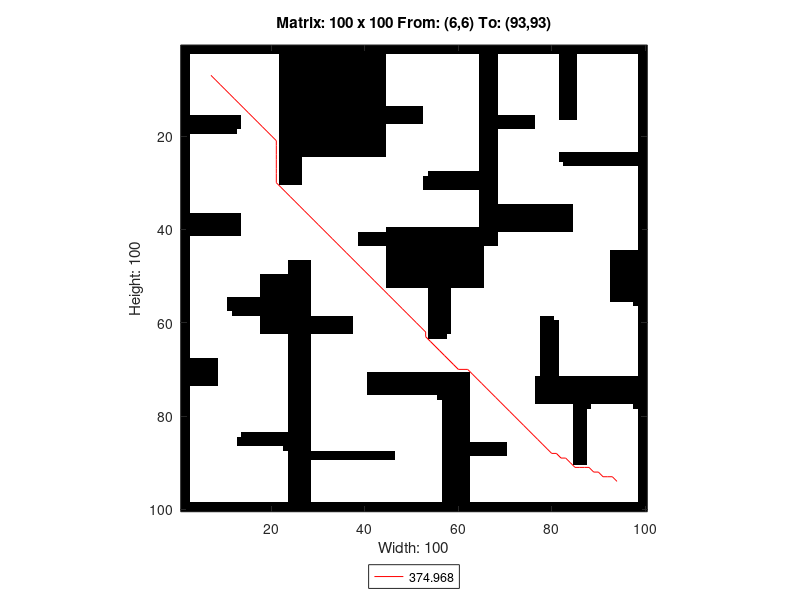

Write the MATLAB code that produced this figure.
A=[0 0 0 0 0 0 0 0 0 0 0 0 0 0 0 0 0 0 0 0 0 0 0 0 0 0 0 0 0 0 0 0 0 0 0 0 0 0 0 0 0 0 0 0 0 0 0 0 0 0 0 0 0 0 0 0 0 0 0 0 0 0 0 0 0 0 0 0 0 0 0 0 0 0 0 0 0 0 0 0 0 0 0 0 0 0 0 0 0 0 0 0 0 0 0 0 0 0 0 0 ;
0 0 0 0 0 0 0 0 0 0 0 0 0 0 0 0 0 0 0 0 0 0 0 0 0 0 0 0 0 0 0 0 0 0 0 0 0 0 0 0 0 0 0 0 0 0 0 0 0 0 0 0 0 0 0 0 0 0 0 0 0 0 0 0 0 0 0 0 0 0 0 0 0 0 0 0 0 0 0 0 0 0 0 0 0 0 0 0 0 0 0 0 0 0 0 0 0 0 0 0 ;
0 0 1 1 1 1 1 1 1 1 1 1 1 1 1 1 1 1 1 1 1 0 0 0 0 0 0 0 0 0 0 0 0 0 0 0 0 0 0 0 0 0 0 0 1 1 1 1 1 1 1 1 1 1 1 1 1 1 1 1 1 1 1 1 0 0 0 0 1 1 1 1 1 1 1 1 1 1 1 1 1 0 0 0 0 1 1 1 1 1 1 1 1 1 1 1 1 1 0 0 ;
0 0 1 1 1 1 1 1 1 1 1 1 1 1 1 1 1 1 1 1 1 0 0 0 0 0 0 0 0 0 0 0 0 0 0 0 0 0 0 0 0 0 0 0 1 1 1 1 1 1 1 1 1 1 1 1 1 1 1 1 1 1 1 1 0 0 0 0 1 1 1 1 1 1 1 1 1 1 1 1 1 0 0 0 0 1 1 1 1 1 1 1 1 1 1 1 1 1 0 0 ;
0 0 1 1 1 1 1 1 1 1 1 1 1 1 1 1 1 1 1 1 1 0 0 0 0 0 0 0 0 0 0 0 0 0 0 0 0 0 0 0 0 0 0 0 1 1 1 1 1 1 1 1 1 1 1 1 1 1 1 1 1 1 1 1 0 0 0 0 1 1 1 1 1 1 1 1 1 1 1 1 1 0 0 0 0 1 1 1 1 1 1 1 1 1 1 1 1 1 0 0 ;
0 0 1 1 1 1 1 1 1 1 1 1 1 1 1 1 1 1 1 1 1 0 0 0 0 0 0 0 0 0 0 0 0 0 0 0 0 0 0 0 0 0 0 0 1 1 1 1 1 1 1 1 1 1 1 1 1 1 1 1 1 1 1 1 0 0 0 0 1 1 1 1 1 1 1 1 1 1 1 1 1 0 0 0 0 1 1 1 1 1 1 1 1 1 1 1 1 1 0 0 ;
0 0 1 1 1 1 1 1 1 1 1 1 1 1 1 1 1 1 1 1 1 0 0 0 0 0 0 0 0 0 0 0 0 0 0 0 0 0 0 0 0 0 0 0 1 1 1 1 1 1 1 1 1 1 1 1 1 1 1 1 1 1 1 1 0 0 0 0 1 1 1 1 1 1 1 1 1 1 1 1 1 0 0 0 0 1 1 1 1 1 1 1 1 1 1 1 1 1 0 0 ;
0 0 1 1 1 1 1 1 1 1 1 1 1 1 1 1 1 1 1 1 1 0 0 0 0 0 0 0 0 0 0 0 0 0 0 0 0 0 0 0 0 0 0 0 1 1 1 1 1 1 1 1 1 1 1 1 1 1 1 1 1 1 1 1 0 0 0 0 1 1 1 1 1 1 1 1 1 1 1 1 1 0 0 0 0 1 1 1 1 1 1 1 1 1 1 1 1 1 0 0 ;
0 0 1 1 1 1 1 1 1 1 1 1 1 1 1 1 1 1 1 1 1 0 0 0 0 0 0 0 0 0 0 0 0 0 0 0 0 0 0 0 0 0 0 0 1 1 1 1 1 1 1 1 1 1 1 1 1 1 1 1 1 1 1 1 0 0 0 0 1 1 1 1 1 1 1 1 1 1 1 1 1 0 0 0 0 1 1 1 1 1 1 1 1 1 1 1 1 1 0 0 ;
0 0 1 1 1 1 1 1 1 1 1 1 1 1 1 1 1 1 1 1 1 0 0 0 0 0 0 0 0 0 0 0 0 0 0 0 0 0 0 0 0 0 0 0 1 1 1 1 1 1 1 1 1 1 1 1 1 1 1 1 1 1 1 1 0 0 0 0 1 1 1 1 1 1 1 1 1 1 1 1 1 0 0 0 0 1 1 1 1 1 1 1 1 1 1 1 1 1 0 0 ;
0 0 1 1 1 1 1 1 1 1 1 1 1 1 1 1 1 1 1 1 1 0 0 0 0 0 0 0 0 0 0 0 0 0 0 0 0 0 0 0 0 0 0 0 1 1 1 1 1 1 1 1 1 1 1 1 1 1 1 1 1 1 1 1 0 0 0 0 1 1 1 1 1 1 1 1 1 1 1 1 1 0 0 0 0 1 1 1 1 1 1 1 1 1 1 1 1 1 0 0 ;
0 0 1 1 1 1 1 1 1 1 1 1 1 1 1 1 1 1 1 1 1 0 0 0 0 0 0 0 0 0 0 0 0 0 0 0 0 0 0 0 0 0 0 0 1 1 1 1 1 1 1 1 1 1 1 1 1 1 1 1 1 1 1 1 0 0 0 0 1 1 1 1 1 1 1 1 1 1 1 1 1 0 0 0 0 1 1 1 1 1 1 1 1 1 1 1 1 1 0 0 ;
0 0 1 1 1 1 1 1 1 1 1 1 1 1 1 1 1 1 1 1 1 0 0 0 0 0 0 0 0 0 0 0 0 0 0 0 0 0 0 0 0 0 0 0 1 1 1 1 1 1 1 1 1 1 1 1 1 1 1 1 1 1 1 1 0 0 0 0 1 1 1 1 1 1 1 1 1 1 1 1 1 0 0 0 0 1 1 1 1 1 1 1 1 1 1 1 1 1 0 0 ;
0 0 1 1 1 1 1 1 1 1 1 1 1 1 1 1 1 1 1 1 1 0 0 0 0 0 0 0 0 0 0 0 0 0 0 0 0 0 0 0 0 0 0 0 0 0 0 0 0 0 0 0 1 1 1 1 1 1 1 1 1 1 1 1 0 0 0 0 1 1 1 1 1 1 1 1 1 1 1 1 1 0 0 0 0 1 1 1 1 1 1 1 1 1 1 1 1 1 0 0 ;
0 0 1 1 1 1 1 1 1 1 1 1 1 1 1 1 1 1 1 1 1 0 0 0 0 0 0 0 0 0 0 0 0 0 0 0 0 0 0 0 0 0 0 0 0 0 0 0 0 0 0 0 1 1 1 1 1 1 1 1 1 1 1 1 0 0 0 0 1 1 1 1 1 1 1 1 1 1 1 1 1 0 0 0 0 1 1 1 1 1 1 1 1 1 1 1 1 1 0 0 ;
0 0 0 0 0 0 0 0 0 0 0 0 0 1 1 1 1 1 1 1 1 0 0 0 0 0 0 0 0 0 0 0 0 0 0 0 0 0 0 0 0 0 0 0 0 0 0 0 0 0 0 0 1 1 1 1 1 1 1 1 1 1 1 1 0 0 0 0 0 0 0 0 0 0 0 0 1 1 1 1 1 0 0 0 0 1 1 1 1 1 1 1 1 1 1 1 1 1 0 0 ;
0 0 0 0 0 0 0 0 0 0 0 0 0 1 1 1 1 1 1 1 1 0 0 0 0 0 0 0 0 0 0 0 0 0 0 0 0 0 0 0 0 0 0 0 0 0 0 0 0 0 0 0 1 1 1 1 1 1 1 1 1 1 1 1 0 0 0 0 0 0 0 0 0 0 0 0 1 1 1 1 1 1 1 1 1 1 1 1 1 1 1 1 1 1 1 1 1 1 0 0 ;
0 0 0 0 0 0 0 0 0 0 0 0 0 1 1 1 1 1 1 1 1 0 0 0 0 0 0 0 0 0 0 0 0 0 0 0 0 0 0 0 0 0 0 0 1 1 1 1 1 1 1 1 1 1 1 1 1 1 1 1 1 1 1 1 0 0 0 0 0 0 0 0 0 0 0 0 1 1 1 1 1 1 1 1 1 1 1 1 1 1 1 1 1 1 1 1 1 1 0 0 ;
0 0 0 0 0 0 0 0 0 0 0 0 1 1 1 1 1 1 1 1 1 0 0 0 0 0 0 0 0 0 0 0 0 0 0 0 0 0 0 0 0 0 0 0 1 1 1 1 1 1 1 1 1 1 1 1 1 1 1 1 1 1 1 1 0 0 0 0 1 1 1 1 1 1 1 1 1 1 1 1 1 1 1 1 1 1 1 1 1 1 1 1 1 1 1 1 1 1 0 0 ;
0 0 1 1 1 1 1 1 1 1 1 1 1 1 1 1 1 1 1 1 1 0 0 0 0 0 0 0 0 0 0 0 0 0 0 0 0 0 0 0 0 0 0 0 1 1 1 1 1 1 1 1 1 1 1 1 1 1 1 1 1 1 1 1 0 0 0 0 1 1 1 1 1 1 1 1 1 1 1 1 1 1 1 1 1 1 1 1 1 1 1 1 1 1 1 1 1 1 0 0 ;
0 0 1 1 1 1 1 1 1 1 1 1 1 1 1 1 1 1 1 1 1 0 0 0 0 0 0 0 0 0 0 0 0 0 0 0 0 0 0 0 0 0 0 0 1 1 1 1 1 1 1 1 1 1 1 1 1 1 1 1 1 1 1 1 0 0 0 0 1 1 1 1 1 1 1 1 1 1 1 1 1 1 1 1 1 1 1 1 1 1 1 1 1 1 1 1 1 1 0 0 ;
0 0 1 1 1 1 1 1 1 1 1 1 1 1 1 1 1 1 1 1 1 0 0 0 0 0 0 0 0 0 0 0 0 0 0 0 0 0 0 0 0 0 0 0 1 1 1 1 1 1 1 1 1 1 1 1 1 1 1 1 1 1 1 1 0 0 0 0 1 1 1 1 1 1 1 1 1 1 1 1 1 1 1 1 1 1 1 1 1 1 1 1 1 1 1 1 1 1 0 0 ;
0 0 1 1 1 1 1 1 1 1 1 1 1 1 1 1 1 1 1 1 1 0 0 0 0 0 0 0 0 0 0 0 0 0 0 0 0 0 0 0 0 0 0 0 1 1 1 1 1 1 1 1 1 1 1 1 1 1 1 1 1 1 1 1 0 0 0 0 1 1 1 1 1 1 1 1 1 1 1 1 1 1 1 1 1 1 1 1 1 1 1 1 1 1 1 1 1 1 0 0 ;
0 0 1 1 1 1 1 1 1 1 1 1 1 1 1 1 1 1 1 1 1 0 0 0 0 0 0 0 0 0 0 0 0 0 0 0 0 0 0 0 0 0 0 0 1 1 1 1 1 1 1 1 1 1 1 1 1 1 1 1 1 1 1 1 0 0 0 0 1 1 1 1 1 1 1 1 1 1 1 1 1 0 0 0 0 0 0 0 0 0 0 0 0 0 0 0 0 0 0 0 ;
0 0 1 1 1 1 1 1 1 1 1 1 1 1 1 1 1 1 1 1 1 0 0 0 0 0 1 1 1 1 1 1 1 1 1 1 1 1 1 1 1 1 1 1 1 1 1 1 1 1 1 1 1 1 1 1 1 1 1 1 1 1 1 1 0 0 0 0 1 1 1 1 1 1 1 1 1 1 1 1 1 0 0 0 0 0 0 0 0 0 0 0 0 0 0 0 0 0 0 0 ;
0 0 1 1 1 1 1 1 1 1 1 1 1 1 1 1 1 1 1 1 1 0 0 0 0 0 1 1 1 1 1 1 1 1 1 1 1 1 1 1 1 1 1 1 1 1 1 1 1 1 1 1 1 1 1 1 1 1 1 1 1 1 1 1 0 0 0 0 1 1 1 1 1 1 1 1 1 1 1 1 1 1 0 0 0 0 0 0 0 0 0 0 0 0 0 0 0 0 0 0 ;
0 0 1 1 1 1 1 1 1 1 1 1 1 1 1 1 1 1 1 1 1 0 0 0 0 0 1 1 1 1 1 1 1 1 1 1 1 1 1 1 1 1 1 1 1 1 1 1 1 1 1 1 1 1 1 1 1 1 1 1 1 1 1 1 0 0 0 0 1 1 1 1 1 1 1 1 1 1 1 1 1 1 1 1 1 1 1 1 1 1 1 1 1 1 1 1 1 1 0 0 ;
0 0 1 1 1 1 1 1 1 1 1 1 1 1 1 1 1 1 1 1 1 0 0 0 0 0 1 1 1 1 1 1 1 1 1 1 1 1 1 1 1 1 1 1 1 1 1 1 1 1 1 1 1 0 0 0 0 0 0 0 0 0 0 0 0 0 0 0 1 1 1 1 1 1 1 1 1 1 1 1 1 1 1 1 1 1 1 1 1 1 1 1 1 1 1 1 1 1 0 0 ;
0 0 1 1 1 1 1 1 1 1 1 1 1 1 1 1 1 1 1 1 1 0 0 0 0 0 1 1 1 1 1 1 1 1 1 1 1 1 1 1 1 1 1 1 1 1 1 1 1 1 1 1 0 0 0 0 0 0 0 0 0 0 0 0 0 0 0 0 1 1 1 1 1 1 1 1 1 1 1 1 1 1 1 1 1 1 1 1 1 1 1 1 1 1 1 1 1 1 0 0 ;
0 0 1 1 1 1 1 1 1 1 1 1 1 1 1 1 1 1 1 1 1 0 0 0 0 0 1 1 1 1 1 1 1 1 1 1 1 1 1 1 1 1 1 1 1 1 1 1 1 1 1 1 0 0 0 0 0 0 0 0 0 0 0 0 0 0 0 0 1 1 1 1 1 1 1 1 1 1 1 1 1 1 1 1 1 1 1 1 1 1 1 1 1 1 1 1 1 1 0 0 ;
0 0 1 1 1 1 1 1 1 1 1 1 1 1 1 1 1 1 1 1 1 1 1 1 1 1 1 1 1 1 1 1 1 1 1 1 1 1 1 1 1 1 1 1 1 1 1 1 1 1 1 1 0 0 0 0 0 0 0 0 0 0 0 0 0 0 0 0 1 1 1 1 1 1 1 1 1 1 1 1 1 1 1 1 1 1 1 1 1 1 1 1 1 1 1 1 1 1 0 0 ;
0 0 1 1 1 1 1 1 1 1 1 1 1 1 1 1 1 1 1 1 1 1 1 1 1 1 1 1 1 1 1 1 1 1 1 1 1 1 1 1 1 1 1 1 1 1 1 1 1 1 1 1 1 1 1 1 1 1 1 1 1 1 1 1 0 0 0 0 1 1 1 1 1 1 1 1 1 1 1 1 1 1 1 1 1 1 1 1 1 1 1 1 1 1 1 1 1 1 0 0 ;
0 0 1 1 1 1 1 1 1 1 1 1 1 1 1 1 1 1 1 1 1 1 1 1 1 1 1 1 1 1 1 1 1 1 1 1 1 1 1 1 1 1 1 1 1 1 1 1 1 1 1 1 1 1 1 1 1 1 1 1 1 1 1 1 0 0 0 0 1 1 1 1 1 1 1 1 1 1 1 1 1 1 1 1 1 1 1 1 1 1 1 1 1 1 1 1 1 1 0 0 ;
0 0 1 1 1 1 1 1 1 1 1 1 1 1 1 1 1 1 1 1 1 1 1 1 1 1 1 1 1 1 1 1 1 1 1 1 1 1 1 1 1 1 1 1 1 1 1 1 1 1 1 1 1 1 1 1 1 1 1 1 1 1 1 1 0 0 0 0 1 1 1 1 1 1 1 1 1 1 1 1 1 1 1 1 1 1 1 1 1 1 1 1 1 1 1 1 1 1 0 0 ;
0 0 1 1 1 1 1 1 1 1 1 1 1 1 1 1 1 1 1 1 1 1 1 1 1 1 1 1 1 1 1 1 1 1 1 1 1 1 1 1 1 1 1 1 1 1 1 1 1 1 1 1 1 1 1 1 1 1 1 1 1 1 1 1 0 0 0 0 0 0 0 0 0 0 0 0 0 0 0 0 0 0 0 0 1 1 1 1 1 1 1 1 1 1 1 1 1 1 0 0 ;
0 0 1 1 1 1 1 1 1 1 1 1 1 1 1 1 1 1 1 1 1 1 1 1 1 1 1 1 1 1 1 1 1 1 1 1 1 1 1 1 1 1 1 1 1 1 1 1 1 1 1 1 1 1 1 1 1 1 1 1 1 1 1 1 0 0 0 0 0 0 0 0 0 0 0 0 0 0 0 0 0 0 0 0 1 1 1 1 1 1 1 1 1 1 1 1 1 1 0 0 ;
0 0 0 0 0 0 0 0 0 0 0 0 0 1 1 1 1 1 1 1 1 1 1 1 1 1 1 1 1 1 1 1 1 1 1 1 1 1 1 1 1 1 1 1 1 1 1 1 1 1 1 1 1 1 1 1 1 1 1 1 1 1 1 1 0 0 0 0 0 0 0 0 0 0 0 0 0 0 0 0 0 0 0 0 1 1 1 1 1 1 1 1 1 1 1 1 1 1 0 0 ;
0 0 0 0 0 0 0 0 0 0 0 0 0 1 1 1 1 1 1 1 1 1 1 1 1 1 1 1 1 1 1 1 1 1 1 1 1 1 1 1 1 1 1 1 1 1 1 1 1 1 1 1 1 1 1 1 1 1 1 1 1 1 1 1 0 0 0 0 0 0 0 0 0 0 0 0 0 0 0 0 0 0 0 0 1 1 1 1 1 1 1 1 1 1 1 1 1 1 0 0 ;
0 0 0 0 0 0 0 0 0 0 0 0 0 1 1 1 1 1 1 1 1 1 1 1 1 1 1 1 1 1 1 1 1 1 1 1 1 1 1 1 1 1 1 1 1 1 1 1 1 1 1 1 1 1 1 1 1 1 1 1 1 1 1 1 0 0 0 0 0 0 0 0 0 0 0 0 0 0 0 0 0 0 0 0 1 1 1 1 1 1 1 1 1 1 1 1 1 1 0 0 ;
0 0 0 0 0 0 0 0 0 0 0 0 0 1 1 1 1 1 1 1 1 1 1 1 1 1 1 1 1 1 1 1 1 1 1 1 1 1 1 1 1 1 1 1 0 0 0 0 0 0 0 0 0 0 0 0 0 0 0 0 0 0 0 0 0 0 0 0 0 0 0 0 0 0 0 0 0 0 0 0 0 0 0 0 1 1 1 1 1 1 1 1 1 1 1 1 1 1 0 0 ;
0 0 0 0 0 0 0 0 0 0 0 0 0 1 1 1 1 1 1 1 1 1 1 1 1 1 1 1 1 1 1 1 1 1 1 1 1 1 0 0 0 0 0 0 0 0 0 0 0 0 0 0 0 0 0 0 0 0 0 0 0 0 0 0 0 0 0 0 1 1 1 1 1 1 1 1 1 1 1 1 1 1 1 1 1 1 1 1 1 1 1 1 1 1 1 1 1 1 0 0 ;
0 0 1 1 1 1 1 1 1 1 1 1 1 1 1 1 1 1 1 1 1 1 1 1 1 1 1 1 1 1 1 1 1 1 1 1 1 1 0 0 0 0 0 0 0 0 0 0 0 0 0 0 0 0 0 0 0 0 0 0 0 0 0 0 0 0 0 0 1 1 1 1 1 1 1 1 1 1 1 1 1 1 1 1 1 1 1 1 1 1 1 1 1 1 1 1 1 1 0 0 ;
0 0 1 1 1 1 1 1 1 1 1 1 1 1 1 1 1 1 1 1 1 1 1 1 1 1 1 1 1 1 1 1 1 1 1 1 1 1 0 0 0 0 0 0 0 0 0 0 0 0 0 0 0 0 0 0 0 0 0 0 0 0 0 0 0 0 0 0 1 1 1 1 1 1 1 1 1 1 1 1 1 1 1 1 1 1 1 1 1 1 1 1 1 1 1 1 1 1 0 0 ;
0 0 1 1 1 1 1 1 1 1 1 1 1 1 1 1 1 1 1 1 1 1 1 1 1 1 1 1 1 1 1 1 1 1 1 1 1 1 1 1 1 1 1 1 0 0 0 0 0 0 0 0 0 0 0 0 0 0 0 0 0 0 0 0 0 1 1 1 1 1 1 1 1 1 1 1 1 1 1 1 1 1 1 1 1 1 1 1 1 1 1 1 1 1 1 1 1 1 0 0 ;
0 0 1 1 1 1 1 1 1 1 1 1 1 1 1 1 1 1 1 1 1 1 1 1 1 1 1 1 1 1 1 1 1 1 1 1 1 1 1 1 1 1 1 1 0 0 0 0 0 0 0 0 0 0 0 0 0 0 0 0 0 0 0 0 0 1 1 1 1 1 1 1 1 1 1 1 1 1 1 1 1 1 1 1 1 1 1 1 1 1 1 1 0 0 0 0 0 0 0 0 ;
0 0 1 1 1 1 1 1 1 1 1 1 1 1 1 1 1 1 1 1 1 1 1 1 1 1 1 1 1 1 1 1 1 1 1 1 1 1 1 1 1 1 1 1 0 0 0 0 0 0 0 0 0 0 0 0 0 0 0 0 0 0 0 0 0 1 1 1 1 1 1 1 1 1 1 1 1 1 1 1 1 1 1 1 1 1 1 1 1 1 1 1 0 0 0 0 0 0 0 0 ;
0 0 1 1 1 1 1 1 1 1 1 1 1 1 1 1 1 1 1 1 1 1 1 0 0 0 0 0 1 1 1 1 1 1 1 1 1 1 1 1 1 1 1 1 0 0 0 0 0 0 0 0 0 0 0 0 0 0 0 0 0 0 0 0 0 1 1 1 1 1 1 1 1 1 1 1 1 1 1 1 1 1 1 1 1 1 1 1 1 1 1 1 0 0 0 0 0 0 0 0 ;
0 0 1 1 1 1 1 1 1 1 1 1 1 1 1 1 1 1 1 1 1 1 1 0 0 0 0 0 1 1 1 1 1 1 1 1 1 1 1 1 1 1 1 1 0 0 0 0 0 0 0 0 0 0 0 0 0 0 0 0 0 0 0 0 0 1 1 1 1 1 1 1 1 1 1 1 1 1 1 1 1 1 1 1 1 1 1 1 1 1 1 1 0 0 0 0 0 0 0 0 ;
0 0 1 1 1 1 1 1 1 1 1 1 1 1 1 1 1 1 1 1 1 1 1 0 0 0 0 0 1 1 1 1 1 1 1 1 1 1 1 1 1 1 1 1 0 0 0 0 0 0 0 0 0 0 0 0 0 0 0 0 0 0 0 0 0 1 1 1 1 1 1 1 1 1 1 1 1 1 1 1 1 1 1 1 1 1 1 1 1 1 1 1 0 0 0 0 0 0 0 0 ;
0 0 1 1 1 1 1 1 1 1 1 1 1 1 1 1 1 0 0 0 0 0 0 0 0 0 0 0 1 1 1 1 1 1 1 1 1 1 1 1 1 1 1 1 0 0 0 0 0 0 0 0 0 0 0 0 0 0 0 0 0 0 0 0 0 1 1 1 1 1 1 1 1 1 1 1 1 1 1 1 1 1 1 1 1 1 1 1 1 1 1 1 0 0 0 0 0 0 0 0 ;
0 0 1 1 1 1 1 1 1 1 1 1 1 1 1 1 1 0 0 0 0 0 0 0 0 0 0 0 1 1 1 1 1 1 1 1 1 1 1 1 1 1 1 1 0 0 0 0 0 0 0 0 0 0 0 0 0 0 0 0 0 0 0 0 0 1 1 1 1 1 1 1 1 1 1 1 1 1 1 1 1 1 1 1 1 1 1 1 1 1 1 1 0 0 0 0 0 0 0 0 ;
0 0 1 1 1 1 1 1 1 1 1 1 1 1 1 1 1 0 0 0 0 0 0 0 0 0 0 0 1 1 1 1 1 1 1 1 1 1 1 1 1 1 1 1 0 0 0 0 0 0 0 0 0 0 0 0 0 0 0 0 0 0 0 0 0 1 1 1 1 1 1 1 1 1 1 1 1 1 1 1 1 1 1 1 1 1 1 1 1 1 1 1 0 0 0 0 0 0 0 0 ;
0 0 1 1 1 1 1 1 1 1 1 1 1 1 1 1 1 0 0 0 0 0 0 0 0 0 0 0 1 1 1 1 1 1 1 1 1 1 1 1 1 1 1 1 1 1 1 1 1 1 1 1 1 0 0 0 0 0 1 1 1 1 1 1 1 1 1 1 1 1 1 1 1 1 1 1 1 1 1 1 1 1 1 1 1 1 1 1 1 1 1 1 0 0 0 0 0 0 0 0 ;
0 0 1 1 1 1 1 1 1 1 1 1 1 1 1 1 1 0 0 0 0 0 0 0 0 0 0 0 1 1 1 1 1 1 1 1 1 1 1 1 1 1 1 1 1 1 1 1 1 1 1 1 1 0 0 0 0 0 1 1 1 1 1 1 1 1 1 1 1 1 1 1 1 1 1 1 1 1 1 1 1 1 1 1 1 1 1 1 1 1 1 1 0 0 0 0 0 0 0 0 ;
0 0 1 1 1 1 1 1 1 1 0 0 0 0 0 0 0 0 0 0 0 0 0 0 0 0 0 0 1 1 1 1 1 1 1 1 1 1 1 1 1 1 1 1 1 1 1 1 1 1 1 1 1 0 0 0 0 0 1 1 1 1 1 1 1 1 1 1 1 1 1 1 1 1 1 1 1 1 1 1 1 1 1 1 1 1 1 1 1 1 1 1 0 0 0 0 0 0 0 0 ;
0 0 1 1 1 1 1 1 1 1 0 0 0 0 0 0 0 0 0 0 0 0 0 0 0 0 0 0 1 1 1 1 1 1 1 1 1 1 1 1 1 1 1 1 1 1 1 1 1 1 1 1 1 0 0 0 0 0 1 1 1 1 1 1 1 1 1 1 1 1 1 1 1 1 1 1 1 1 1 1 1 1 1 1 1 1 1 1 1 1 1 1 1 1 1 1 1 0 0 0 ;
0 0 1 1 1 1 1 1 1 1 0 0 0 0 0 0 0 0 0 0 0 0 0 0 0 0 0 0 1 1 1 1 1 1 1 1 1 1 1 1 1 1 1 1 1 1 1 1 1 1 1 1 1 0 0 0 0 0 1 1 1 1 1 1 1 1 1 1 1 1 1 1 1 1 1 1 1 1 1 1 1 1 1 1 1 1 1 1 1 1 1 1 1 1 1 1 1 1 0 0 ;
0 0 1 1 1 1 1 1 1 1 1 0 0 0 0 0 0 0 0 0 0 0 0 0 0 0 0 0 1 1 1 1 1 1 1 1 1 1 1 1 1 1 1 1 1 1 1 1 1 1 1 1 1 0 0 0 0 0 1 1 1 1 1 1 1 1 1 1 1 1 1 1 1 1 1 1 1 1 1 1 1 1 1 1 1 1 1 1 1 1 1 1 1 1 1 1 1 1 0 0 ;
0 0 1 1 1 1 1 1 1 1 1 1 1 1 1 1 1 0 0 0 0 0 0 0 0 0 0 0 0 0 0 0 0 0 0 0 0 1 1 1 1 1 1 1 1 1 1 1 1 1 1 1 1 0 0 0 0 0 1 1 1 1 1 1 1 1 1 1 1 1 1 1 1 1 1 1 1 0 0 0 1 1 1 1 1 1 1 1 1 1 1 1 1 1 1 1 1 1 0 0 ;
0 0 1 1 1 1 1 1 1 1 1 1 1 1 1 1 1 0 0 0 0 0 0 0 0 0 0 0 0 0 0 0 0 0 0 0 0 1 1 1 1 1 1 1 1 1 1 1 1 1 1 1 1 0 0 0 0 0 1 1 1 1 1 1 1 1 1 1 1 1 1 1 1 1 1 1 1 0 0 0 0 1 1 1 1 1 1 1 1 1 1 1 1 1 1 1 1 1 0 0 ;
0 0 1 1 1 1 1 1 1 1 1 1 1 1 1 1 1 0 0 0 0 0 0 0 0 0 0 0 0 0 0 0 0 0 0 0 0 1 1 1 1 1 1 1 1 1 1 1 1 1 1 1 1 0 0 0 0 0 1 1 1 1 1 1 1 1 1 1 1 1 1 1 1 1 1 1 1 0 0 0 0 1 1 1 1 1 1 1 1 1 1 1 1 1 1 1 1 1 0 0 ;
0 0 1 1 1 1 1 1 1 1 1 1 1 1 1 1 1 0 0 0 0 0 0 0 0 0 0 0 0 0 0 0 0 0 0 0 0 1 1 1 1 1 1 1 1 1 1 1 1 1 1 1 1 0 0 0 0 0 1 1 1 1 1 1 1 1 1 1 1 1 1 1 1 1 1 1 1 0 0 0 0 1 1 1 1 1 1 1 1 1 1 1 1 1 1 1 1 1 0 0 ;
0 0 1 1 1 1 1 1 1 1 1 1 1 1 1 1 1 1 1 1 1 1 1 0 0 0 0 0 1 1 1 1 1 1 1 1 1 1 1 1 1 1 1 1 1 1 1 1 1 1 1 1 1 0 0 0 0 1 1 1 1 1 1 1 1 1 1 1 1 1 1 1 1 1 1 1 1 0 0 0 0 1 1 1 1 1 1 1 1 1 1 1 1 1 1 1 1 1 0 0 ;
0 0 1 1 1 1 1 1 1 1 1 1 1 1 1 1 1 1 1 1 1 1 1 0 0 0 0 0 1 1 1 1 1 1 1 1 1 1 1 1 1 1 1 1 1 1 1 1 1 1 1 1 1 1 1 1 1 1 1 1 1 1 1 1 1 1 1 1 1 1 1 1 1 1 1 1 1 0 0 0 0 1 1 1 1 1 1 1 1 1 1 1 1 1 1 1 1 1 0 0 ;
0 0 1 1 1 1 1 1 1 1 1 1 1 1 1 1 1 1 1 1 1 1 1 0 0 0 0 0 1 1 1 1 1 1 1 1 1 1 1 1 1 1 1 1 1 1 1 1 1 1 1 1 1 1 1 1 1 1 1 1 1 1 1 1 1 1 1 1 1 1 1 1 1 1 1 1 1 0 0 0 0 1 1 1 1 1 1 1 1 1 1 1 1 1 1 1 1 1 0 0 ;
0 0 1 1 1 1 1 1 1 1 1 1 1 1 1 1 1 1 1 1 1 1 1 0 0 0 0 0 1 1 1 1 1 1 1 1 1 1 1 1 1 1 1 1 1 1 1 1 1 1 1 1 1 1 1 1 1 1 1 1 1 1 1 1 1 1 1 1 1 1 1 1 1 1 1 1 1 0 0 0 0 1 1 1 1 1 1 1 1 1 1 1 1 1 1 1 1 1 0 0 ;
0 0 1 1 1 1 1 1 1 1 1 1 1 1 1 1 1 1 1 1 1 1 1 0 0 0 0 0 1 1 1 1 1 1 1 1 1 1 1 1 1 1 1 1 1 1 1 1 1 1 1 1 1 1 1 1 1 1 1 1 1 1 1 1 1 1 1 1 1 1 1 1 1 1 1 1 1 0 0 0 0 1 1 1 1 1 1 1 1 1 1 1 1 1 1 1 1 1 0 0 ;
0 0 0 0 0 0 0 0 1 1 1 1 1 1 1 1 1 1 1 1 1 1 1 0 0 0 0 0 1 1 1 1 1 1 1 1 1 1 1 1 1 1 1 1 1 1 1 1 1 1 1 1 1 1 1 1 1 1 1 1 1 1 1 1 1 1 1 1 1 1 1 1 1 1 1 1 1 0 0 0 0 1 1 1 1 1 1 1 1 1 1 1 1 1 1 1 1 1 0 0 ;
0 0 0 0 0 0 0 0 1 1 1 1 1 1 1 1 1 1 1 1 1 1 1 0 0 0 0 0 1 1 1 1 1 1 1 1 1 1 1 1 1 1 1 1 1 1 1 1 1 1 1 1 1 1 1 1 1 1 1 1 1 1 1 1 1 1 1 1 1 1 1 1 1 1 1 1 1 0 0 0 0 1 1 1 1 1 1 1 1 1 1 1 1 1 1 1 1 1 0 0 ;
0 0 0 0 0 0 0 0 1 1 1 1 1 1 1 1 1 1 1 1 1 1 1 0 0 0 0 0 1 1 1 1 1 1 1 1 1 1 1 1 1 1 1 1 1 1 1 1 1 1 1 1 1 1 1 1 1 1 1 1 1 1 1 1 1 1 1 1 1 1 1 1 1 1 1 1 1 0 0 0 0 1 1 1 1 1 1 1 1 1 1 1 1 1 1 1 1 1 0 0 ;
0 0 0 0 0 0 0 0 1 1 1 1 1 1 1 1 1 1 1 1 1 1 1 0 0 0 0 0 1 1 1 1 1 1 1 1 1 1 1 1 0 0 0 0 0 0 0 0 0 0 0 0 0 0 0 0 0 0 0 0 0 0 1 1 1 1 1 1 1 1 1 1 1 1 1 1 1 0 0 0 0 1 1 1 1 1 1 1 1 1 1 1 1 1 1 1 1 1 0 0 ;
0 0 0 0 0 0 0 0 1 1 1 1 1 1 1 1 1 1 1 1 1 1 1 0 0 0 0 0 1 1 1 1 1 1 1 1 1 1 1 1 0 0 0 0 0 0 0 0 0 0 0 0 0 0 0 0 0 0 0 0 0 0 1 1 1 1 1 1 1 1 1 1 1 1 1 1 0 0 0 0 0 0 0 0 0 0 0 0 0 0 0 0 0 0 0 0 0 0 0 0 ;
0 0 0 0 0 0 0 0 1 1 1 1 1 1 1 1 1 1 1 1 1 1 1 0 0 0 0 0 1 1 1 1 1 1 1 1 1 1 1 1 0 0 0 0 0 0 0 0 0 0 0 0 0 0 0 0 0 0 0 0 0 0 1 1 1 1 1 1 1 1 1 1 1 1 1 1 0 0 0 0 0 0 0 0 0 0 0 0 0 0 0 0 0 0 0 0 0 0 0 0 ;
0 0 1 1 1 1 1 1 1 1 1 1 1 1 1 1 1 1 1 1 1 1 1 0 0 0 0 0 1 1 1 1 1 1 1 1 1 1 1 1 0 0 0 0 0 0 0 0 0 0 0 0 0 0 0 0 0 0 0 0 0 0 1 1 1 1 1 1 1 1 1 1 1 1 1 1 0 0 0 0 0 0 0 0 0 0 0 0 0 0 0 0 0 0 0 0 0 0 0 0 ;
0 0 1 1 1 1 1 1 1 1 1 1 1 1 1 1 1 1 1 1 1 1 1 0 0 0 0 0 1 1 1 1 1 1 1 1 1 1 1 1 0 0 0 0 0 0 0 0 0 0 0 0 0 0 0 0 0 0 0 0 0 0 1 1 1 1 1 1 1 1 1 1 1 1 1 1 0 0 0 0 0 0 0 0 0 0 0 0 0 0 0 0 0 0 0 0 0 0 0 0 ;
0 0 1 1 1 1 1 1 1 1 1 1 1 1 1 1 1 1 1 1 1 1 1 0 0 0 0 0 1 1 1 1 1 1 1 1 1 1 1 1 1 1 1 1 1 1 1 1 1 1 1 1 1 1 1 0 0 0 0 0 0 0 1 1 1 1 1 1 1 1 1 1 1 1 1 1 0 0 0 0 0 0 0 0 0 0 0 0 0 0 0 0 0 0 0 0 0 0 0 0 ;
0 0 1 1 1 1 1 1 1 1 1 1 1 1 1 1 1 1 1 1 1 1 1 0 0 0 0 0 1 1 1 1 1 1 1 1 1 1 1 1 1 1 1 1 1 1 1 1 1 1 1 1 1 1 1 1 0 0 0 0 0 0 1 1 1 1 1 1 1 1 1 1 1 1 1 1 0 0 0 0 0 0 0 0 0 0 0 0 0 0 0 0 0 0 0 0 0 0 0 0 ;
0 0 1 1 1 1 1 1 1 1 1 1 1 1 1 1 1 1 1 1 1 1 1 0 0 0 0 0 1 1 1 1 1 1 1 1 1 1 1 1 1 1 1 1 1 1 1 1 1 1 1 1 1 1 1 1 0 0 0 0 0 0 1 1 1 1 1 1 1 1 1 1 1 1 1 1 1 1 1 1 1 1 1 1 0 0 0 0 1 1 1 1 1 1 1 1 1 0 0 0 ;
0 0 1 1 1 1 1 1 1 1 1 1 1 1 1 1 1 1 1 1 1 1 1 0 0 0 0 0 1 1 1 1 1 1 1 1 1 1 1 1 1 1 1 1 1 1 1 1 1 1 1 1 1 1 1 1 0 0 0 0 0 0 1 1 1 1 1 1 1 1 1 1 1 1 1 1 1 1 1 1 1 1 1 1 0 0 0 1 1 1 1 1 1 1 1 1 1 1 0 0 ;
0 0 1 1 1 1 1 1 1 1 1 1 1 1 1 1 1 1 1 1 1 1 1 0 0 0 0 0 1 1 1 1 1 1 1 1 1 1 1 1 1 1 1 1 1 1 1 1 1 1 1 1 1 1 1 1 0 0 0 0 0 0 1 1 1 1 1 1 1 1 1 1 1 1 1 1 1 1 1 1 1 1 1 1 0 0 0 1 1 1 1 1 1 1 1 1 1 1 0 0 ;
0 0 1 1 1 1 1 1 1 1 1 1 1 1 1 1 1 1 1 1 1 1 1 0 0 0 0 0 1 1 1 1 1 1 1 1 1 1 1 1 1 1 1 1 1 1 1 1 1 1 1 1 1 1 1 1 0 0 0 0 0 0 1 1 1 1 1 1 1 1 1 1 1 1 1 1 1 1 1 1 1 1 1 1 0 0 0 1 1 1 1 1 1 1 1 1 1 1 0 0 ;
0 0 1 1 1 1 1 1 1 1 1 1 1 1 1 1 1 1 1 1 1 1 1 0 0 0 0 0 1 1 1 1 1 1 1 1 1 1 1 1 1 1 1 1 1 1 1 1 1 1 1 1 1 1 1 1 0 0 0 0 0 0 1 1 1 1 1 1 1 1 1 1 1 1 1 1 1 1 1 1 1 1 1 1 0 0 0 1 1 1 1 1 1 1 1 1 1 1 0 0 ;
0 0 1 1 1 1 1 1 1 1 1 1 1 1 1 1 1 1 1 1 1 1 1 0 0 0 0 0 1 1 1 1 1 1 1 1 1 1 1 1 1 1 1 1 1 1 1 1 1 1 1 1 1 1 1 1 0 0 0 0 0 0 1 1 1 1 1 1 1 1 1 1 1 1 1 1 1 1 1 1 1 1 1 1 0 0 0 1 1 1 1 1 1 1 1 1 1 1 0 0 ;
0 0 1 1 1 1 1 1 1 1 1 1 1 0 0 0 0 0 0 0 0 0 0 0 0 0 0 0 1 1 1 1 1 1 1 1 1 1 1 1 1 1 1 1 1 1 1 1 1 1 1 1 1 1 1 1 0 0 0 0 0 0 1 1 1 1 1 1 1 1 1 1 1 1 1 1 1 1 1 1 1 1 1 1 0 0 0 1 1 1 1 1 1 1 1 1 1 1 0 0 ;
0 0 1 1 1 1 1 1 1 1 1 1 0 0 0 0 0 0 0 0 0 0 0 0 0 0 0 0 1 1 1 1 1 1 1 1 1 1 1 1 1 1 1 1 1 1 1 1 1 1 1 1 1 1 1 1 0 0 0 0 0 0 1 1 1 1 1 1 1 1 1 1 1 1 1 1 1 1 1 1 1 1 1 1 0 0 0 1 1 1 1 1 1 1 1 1 1 1 0 0 ;
0 0 1 1 1 1 1 1 1 1 1 1 0 0 0 0 0 0 0 0 0 0 0 0 0 0 0 0 1 1 1 1 1 1 1 1 1 1 1 1 1 1 1 1 1 1 1 1 1 1 1 1 1 1 1 1 0 0 0 0 0 0 0 0 0 0 0 0 0 0 1 1 1 1 1 1 1 1 1 1 1 1 1 1 0 0 0 1 1 1 1 1 1 1 1 1 1 1 0 0 ;
0 0 1 1 1 1 1 1 1 1 1 1 1 1 1 1 1 1 1 1 1 1 0 0 0 0 0 0 1 1 1 1 1 1 1 1 1 1 1 1 1 1 1 1 1 1 1 1 1 1 1 1 1 1 1 1 0 0 0 0 0 0 0 0 0 0 0 0 0 0 1 1 1 1 1 1 1 1 1 1 1 1 1 1 0 0 0 1 1 1 1 1 1 1 1 1 1 1 0 0 ;
0 0 1 1 1 1 1 1 1 1 1 1 1 1 1 1 1 1 1 1 1 1 1 0 0 0 0 0 0 0 0 0 0 0 0 0 0 0 0 0 0 0 0 0 0 0 1 1 1 1 1 1 1 1 1 1 0 0 0 0 0 0 0 0 0 0 0 0 0 0 1 1 1 1 1 1 1 1 1 1 1 1 1 1 0 0 0 1 1 1 1 1 1 1 1 1 1 1 0 0 ;
0 0 1 1 1 1 1 1 1 1 1 1 1 1 1 1 1 1 1 1 1 1 1 0 0 0 0 0 0 0 0 0 0 0 0 0 0 0 0 0 0 0 0 0 0 0 1 1 1 1 1 1 1 1 1 1 0 0 0 0 0 0 1 1 1 1 1 1 1 1 1 1 1 1 1 1 1 1 1 1 1 1 1 1 0 0 0 1 1 1 1 1 1 1 1 1 1 1 0 0 ;
0 0 1 1 1 1 1 1 1 1 1 1 1 1 1 1 1 1 1 1 1 1 1 0 0 0 0 0 1 1 1 1 1 1 1 1 1 1 1 1 1 1 1 1 1 1 1 1 1 1 1 1 1 1 1 1 0 0 0 0 0 0 1 1 1 1 1 1 1 1 1 1 1 1 1 1 1 1 1 1 1 1 1 1 0 0 0 1 1 1 1 1 1 1 1 1 1 1 0 0 ;
0 0 1 1 1 1 1 1 1 1 1 1 1 1 1 1 1 1 1 1 1 1 1 0 0 0 0 0 1 1 1 1 1 1 1 1 1 1 1 1 1 1 1 1 1 1 1 1 1 1 1 1 1 1 1 1 0 0 0 0 0 0 1 1 1 1 1 1 1 1 1 1 1 1 1 1 1 1 1 1 1 1 1 1 1 1 1 1 1 1 1 1 1 1 1 1 1 1 0 0 ;
0 0 1 1 1 1 1 1 1 1 1 1 1 1 1 1 1 1 1 1 1 1 1 0 0 0 0 0 1 1 1 1 1 1 1 1 1 1 1 1 1 1 1 1 1 1 1 1 1 1 1 1 1 1 1 1 0 0 0 0 0 0 1 1 1 1 1 1 1 1 1 1 1 1 1 1 1 1 1 1 1 1 1 1 1 1 1 1 1 1 1 1 1 1 1 1 1 1 0 0 ;
0 0 1 1 1 1 1 1 1 1 1 1 1 1 1 1 1 1 1 1 1 1 1 0 0 0 0 0 1 1 1 1 1 1 1 1 1 1 1 1 1 1 1 1 1 1 1 1 1 1 1 1 1 1 1 1 0 0 0 0 0 0 1 1 1 1 1 1 1 1 1 1 1 1 1 1 1 1 1 1 1 1 1 1 1 1 1 1 1 1 1 1 1 1 1 1 1 1 0 0 ;
0 0 1 1 1 1 1 1 1 1 1 1 1 1 1 1 1 1 1 1 1 1 1 0 0 0 0 0 1 1 1 1 1 1 1 1 1 1 1 1 1 1 1 1 1 1 1 1 1 1 1 1 1 1 1 1 0 0 0 0 0 0 1 1 1 1 1 1 1 1 1 1 1 1 1 1 1 1 1 1 1 1 1 1 1 1 1 1 1 1 1 1 1 1 1 1 1 1 0 0 ;
0 0 1 1 1 1 1 1 1 1 1 1 1 1 1 1 1 1 1 1 1 1 1 0 0 0 0 0 1 1 1 1 1 1 1 1 1 1 1 1 1 1 1 1 1 1 1 1 1 1 1 1 1 1 1 1 0 0 0 0 0 0 1 1 1 1 1 1 1 1 1 1 1 1 1 1 1 1 1 1 1 1 1 1 1 1 1 1 1 1 1 1 1 1 1 1 1 1 0 0 ;
0 0 1 1 1 1 1 1 1 1 1 1 1 1 1 1 1 1 1 1 1 1 1 0 0 0 0 0 1 1 1 1 1 1 1 1 1 1 1 1 1 1 1 1 1 1 1 1 1 1 1 1 1 1 1 1 0 0 0 0 0 0 1 1 1 1 1 1 1 1 1 1 1 1 1 1 1 1 1 1 1 1 1 1 1 1 1 1 1 1 1 1 1 1 1 1 1 1 0 0 ;
0 0 1 1 1 1 1 1 1 1 1 1 1 1 1 1 1 1 1 1 1 1 1 0 0 0 0 0 1 1 1 1 1 1 1 1 1 1 1 1 1 1 1 1 1 1 1 1 1 1 1 1 1 1 1 1 0 0 0 0 0 0 1 1 1 1 1 1 1 1 1 1 1 1 1 1 1 1 1 1 1 1 1 1 1 1 1 1 1 1 1 1 1 1 1 1 1 1 0 0 ;
0 0 1 1 1 1 1 1 1 1 1 1 1 1 1 1 1 1 1 1 1 1 1 0 0 0 0 0 1 1 1 1 1 1 1 1 1 1 1 1 1 1 1 1 1 1 1 1 1 1 1 1 1 1 1 1 0 0 0 0 0 0 1 1 1 1 1 1 1 1 1 1 1 1 1 1 1 1 1 1 1 1 1 1 1 1 1 1 1 1 1 1 1 1 1 1 1 1 0 0 ;
0 0 0 0 0 0 0 0 0 0 0 0 0 0 0 0 0 0 0 0 0 0 0 0 0 0 0 0 0 0 0 0 0 0 0 0 0 0 0 0 0 0 0 0 0 0 0 0 0 0 0 0 0 0 0 0 0 0 0 0 0 0 0 0 0 0 0 0 0 0 0 0 0 0 0 0 0 0 0 0 0 0 0 0 0 0 0 0 0 0 0 0 0 0 0 0 0 0 0 0 ;
0 0 0 0 0 0 0 0 0 0 0 0 0 0 0 0 0 0 0 0 0 0 0 0 0 0 0 0 0 0 0 0 0 0 0 0 0 0 0 0 0 0 0 0 0 0 0 0 0 0 0 0 0 0 0 0 0 0 0 0 0 0 0 0 0 0 0 0 0 0 0 0 0 0 0 0 0 0 0 0 0 0 0 0 0 0 0 0 0 0 0 0 0 0 0 0 0 0 0 0 ;
];
imshow(A);
axis on
hold on
title('Matrix: 100 x 100 From: (6,6) To: (93,93)');
xlabel('Width: 100');
ylabel('Height: 100');
X=[94,94,93,92,91,90,89,88,87,86,85,84,83,82,81,80,79,78,77,76,75,74,73,72,71,70,69,68,67,66,65,64,63,62,61,60,59,58,57,56,55,54,53,53,52,51,50,49,48,47,46,45,44,43,42,41,40,39,38,37,36,35,34,33,32,31,30,29,28,27,26,25,24,23,22,21,21,21,21,21,21,21,21,21,21,20,19,18,17,16,15,14,13,12,11,10,9,8,7,7];
Y=-[-94,-94,-93,-93,-93,-92,-92,-91,-91,-91,-91,-90,-89,-89,-88,-88,-87,-86,-85,-84,-83,-82,-81,-80,-79,-78,-77,-76,-75,-74,-73,-72,-71,-70,-70,-70,-69,-68,-67,-66,-65,-64,-63,-62,-61,-60,-59,-58,-57,-56,-55,-54,-53,-52,-51,-50,-49,-48,-47,-46,-45,-44,-43,-42,-41,-40,-39,-38,-37,-36,-35,-34,-33,-32,-31,-30,-29,-28,-27,-26,-25,-24,-23,-22,-21,-20,-19,-18,-17,-16,-15,-14,-13,-12,-11,-10,-9,-8,-7,-7];
hold on;
plot(X,Y,'r');
legend('374.968','Location','southoutside');
